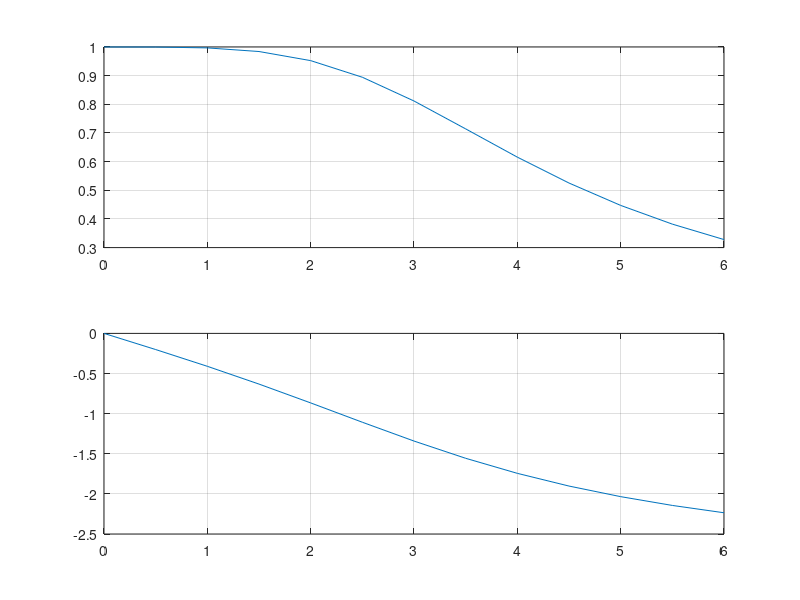

Write MATLAB code to recreate this figure.

a = [0.08,0.4,1];
b = [1];
w = 0:0.5:2*pi;
h = freqs(b,a,w)
subplot(211);plot(w,abs(h)); grid on;
subplot(212);plot(w,angle(h)); grid on;
